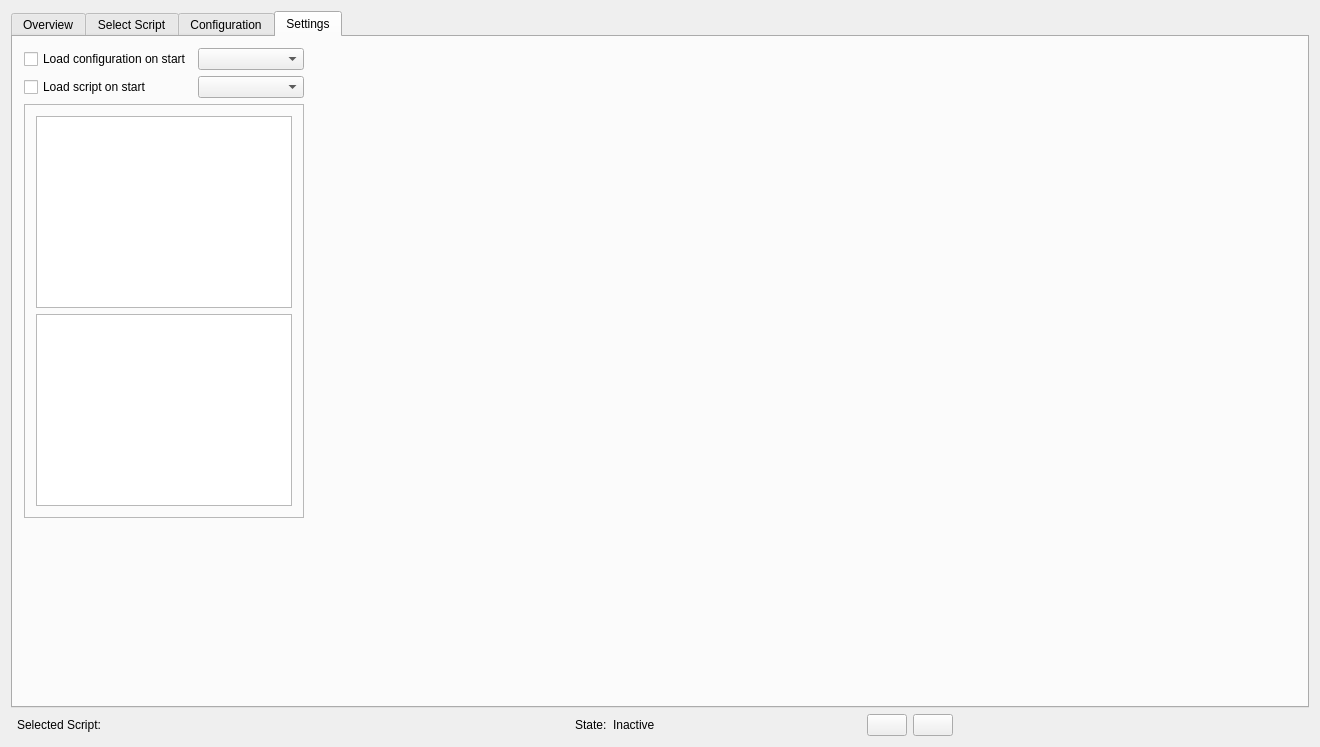
<?xml version="1.0" encoding="UTF-8"?>
<ui version="4.0">
 <class>MainWindow</class>
 <widget class="QMainWindow" name="MainWindow">
  <property name="geometry">
   <rect>
    <x>0</x>
    <y>0</y>
    <width>1320</width>
    <height>747</height>
   </rect>
  </property>
  <property name="sizePolicy">
   <sizepolicy hsizetype="Expanding" vsizetype="Expanding">
    <horstretch>0</horstretch>
    <verstretch>0</verstretch>
   </sizepolicy>
  </property>
  <property name="windowTitle">
   <string>RASP - Raspberry Actuar &amp; Sensor Platform</string>
  </property>
  <widget class="QWidget" name="centralWidget">
   <property name="sizePolicy">
    <sizepolicy hsizetype="Expanding" vsizetype="Expanding">
     <horstretch>0</horstretch>
     <verstretch>0</verstretch>
    </sizepolicy>
   </property>
   <layout class="QGridLayout">
    <item row="0" column="0" colspan="2">
     <layout class="QGridLayout" name="centralGridLayout">
      <item row="1" column="7">
       <spacer name="horizontalSpacer_3">
        <property name="orientation">
         <enum>Qt::Horizontal</enum>
        </property>
        <property name="sizeType">
         <enum>QSizePolicy::Fixed</enum>
        </property>
        <property name="sizeHint" stdset="0">
         <size>
          <width>200</width>
          <height>20</height>
         </size>
        </property>
       </spacer>
      </item>
      <item row="1" column="3">
       <widget class="QLabel" name="labelScript">
        <property name="text">
         <string/>
        </property>
       </widget>
      </item>
      <item row="1" column="2">
       <widget class="QLabel" name="label_2">
        <property name="text">
         <string>Selected Script:</string>
        </property>
       </widget>
      </item>
      <item row="1" column="8">
       <widget class="QPushButton" name="buttonPlayPause">
        <property name="sizePolicy">
         <sizepolicy hsizetype="Fixed" vsizetype="Fixed">
          <horstretch>0</horstretch>
          <verstretch>0</verstretch>
         </sizepolicy>
        </property>
        <property name="text">
         <string/>
        </property>
        <property name="icon">
         <iconset>
          <normaloff>resources/playpause.gif</normaloff>resources/playpause.gif</iconset>
        </property>
        <property name="iconSize">
         <size>
          <width>19</width>
          <height>19</height>
         </size>
        </property>
       </widget>
      </item>
      <item row="1" column="10">
       <spacer name="horizontalSpacer_4">
        <property name="orientation">
         <enum>Qt::Horizontal</enum>
        </property>
        <property name="sizeType">
         <enum>QSizePolicy::Fixed</enum>
        </property>
        <property name="sizeHint" stdset="0">
         <size>
          <width>350</width>
          <height>20</height>
         </size>
        </property>
       </spacer>
      </item>
      <item row="1" column="4">
       <spacer name="horizontalSpacer_5">
        <property name="orientation">
         <enum>Qt::Horizontal</enum>
        </property>
        <property name="sizeHint" stdset="0">
         <size>
          <width>40</width>
          <height>20</height>
         </size>
        </property>
       </spacer>
      </item>
      <item row="1" column="9">
       <widget class="QPushButton" name="buttonStop">
        <property name="text">
         <string/>
        </property>
        <property name="icon">
         <iconset>
          <normaloff>resources/stop.gif</normaloff>resources/stop.gif</iconset>
        </property>
        <property name="iconSize">
         <size>
          <width>19</width>
          <height>19</height>
         </size>
        </property>
       </widget>
      </item>
      <item row="1" column="6">
       <widget class="QLabel" name="labelState">
        <property name="text">
         <string>Inactive</string>
        </property>
       </widget>
      </item>
      <item row="1" column="5">
       <widget class="QLabel" name="label_4">
        <property name="text">
         <string>State:</string>
        </property>
       </widget>
      </item>
      <item row="0" column="1" colspan="10">
       <widget class="QTabWidget" name="tabWidget">
        <property name="currentIndex">
         <number>3</number>
        </property>
        <widget class="QWidget" name="tabOverview">
         <attribute name="title">
          <string>Overview</string>
         </attribute>
         <layout class="QVBoxLayout" name="verticalLayout_2">
          <item>
           <layout class="QGridLayout" name="overviewGridLayout">
            <item row="0" column="0">
             <widget class="QScrollArea" name="scrollArea">
              <property name="sizePolicy">
               <sizepolicy hsizetype="Expanding" vsizetype="Expanding">
                <horstretch>0</horstretch>
                <verstretch>0</verstretch>
               </sizepolicy>
              </property>
              <property name="verticalScrollBarPolicy">
               <enum>Qt::ScrollBarAsNeeded</enum>
              </property>
              <property name="horizontalScrollBarPolicy">
               <enum>Qt::ScrollBarAsNeeded</enum>
              </property>
              <property name="widgetResizable">
               <bool>true</bool>
              </property>
              <widget class="QWidget" name="scrollAreaWidgetContents">
               <property name="geometry">
                <rect>
                 <x>0</x>
                 <y>0</y>
                 <width>98</width>
                 <height>28</height>
                </rect>
               </property>
               <property name="sizePolicy">
                <sizepolicy hsizetype="Minimum" vsizetype="Minimum">
                 <horstretch>0</horstretch>
                 <verstretch>0</verstretch>
                </sizepolicy>
               </property>
               <layout class="QVBoxLayout" name="verticalLayout_6">
                <item>
                 <layout class="QVBoxLayout" name="layoutInput"/>
                </item>
               </layout>
              </widget>
             </widget>
            </item>
            <item row="0" column="1">
             <widget class="QScrollArea" name="scrollArea_2">
              <property name="sizePolicy">
               <sizepolicy hsizetype="Expanding" vsizetype="Preferred">
                <horstretch>0</horstretch>
                <verstretch>0</verstretch>
               </sizepolicy>
              </property>
              <property name="widgetResizable">
               <bool>true</bool>
              </property>
              <widget class="QWidget" name="scrollAreaWidgetContents_2">
               <property name="geometry">
                <rect>
                 <x>0</x>
                 <y>0</y>
                 <width>98</width>
                 <height>28</height>
                </rect>
               </property>
               <property name="sizePolicy">
                <sizepolicy hsizetype="Expanding" vsizetype="Preferred">
                 <horstretch>0</horstretch>
                 <verstretch>0</verstretch>
                </sizepolicy>
               </property>
               <layout class="QVBoxLayout" name="verticalLayout">
                <property name="sizeConstraint">
                 <enum>QLayout::SetNoConstraint</enum>
                </property>
                <item>
                 <layout class="QVBoxLayout" name="layoutOutput">
                  <property name="sizeConstraint">
                   <enum>QLayout::SetMaximumSize</enum>
                  </property>
                 </layout>
                </item>
               </layout>
              </widget>
             </widget>
            </item>
            <item row="0" column="2">
             <widget class="QScrollArea" name="scrollArea_3">
              <property name="widgetResizable">
               <bool>true</bool>
              </property>
              <widget class="QWidget" name="scrollAreaWidgetContents_4">
               <property name="geometry">
                <rect>
                 <x>0</x>
                 <y>0</y>
                 <width>98</width>
                 <height>28</height>
                </rect>
               </property>
               <layout class="QVBoxLayout" name="verticalLayout_5">
                <item>
                 <layout class="QVBoxLayout" name="layoutVariable"/>
                </item>
               </layout>
              </widget>
             </widget>
            </item>
           </layout>
          </item>
         </layout>
        </widget>
        <widget class="QWidget" name="tabScripts">
         <attribute name="title">
          <string>Select Script</string>
         </attribute>
         <layout class="QVBoxLayout" name="verticalLayout_3">
          <item>
           <layout class="QGridLayout" name="scriptsGridLayout">
            <property name="sizeConstraint">
             <enum>QLayout::SetDefaultConstraint</enum>
            </property>
            <item row="1" column="0" colspan="6">
             <widget class="QTableView" name="tableScripts">
              <property name="selectionMode">
               <enum>QAbstractItemView::SingleSelection</enum>
              </property>
              <property name="selectionBehavior">
               <enum>QAbstractItemView::SelectRows</enum>
              </property>
             </widget>
            </item>
            <item row="5" column="2">
             <widget class="QPushButton" name="buttonSelectScript">
              <property name="sizePolicy">
               <sizepolicy hsizetype="Fixed" vsizetype="Fixed">
                <horstretch>0</horstretch>
                <verstretch>0</verstretch>
               </sizepolicy>
              </property>
              <property name="text">
               <string>Select</string>
              </property>
             </widget>
            </item>
            <item row="3" column="0" colspan="6">
             <widget class="QFrame" name="frame">
              <property name="sizePolicy">
               <sizepolicy hsizetype="Preferred" vsizetype="Preferred">
                <horstretch>0</horstretch>
                <verstretch>0</verstretch>
               </sizepolicy>
              </property>
              <property name="frameShape">
               <enum>QFrame::StyledPanel</enum>
              </property>
              <property name="frameShadow">
               <enum>QFrame::Raised</enum>
              </property>
              <layout class="QVBoxLayout" name="verticalLayout_7">
               <item>
                <layout class="QGridLayout" name="gridLayout_2">
                 <item row="1" column="0">
                  <widget class="QTableView" name="tableScriptInput">
                   <property name="selectionMode">
                    <enum>QAbstractItemView::NoSelection</enum>
                   </property>
                  </widget>
                 </item>
                 <item row="1" column="1">
                  <widget class="QTableView" name="tableScriptOutput">
                   <property name="selectionMode">
                    <enum>QAbstractItemView::NoSelection</enum>
                   </property>
                  </widget>
                 </item>
                 <item row="1" column="2">
                  <widget class="QTableView" name="tableScriptVariable">
                   <property name="selectionMode">
                    <enum>QAbstractItemView::NoSelection</enum>
                   </property>
                  </widget>
                 </item>
                 <item row="0" column="0" colspan="3">
                  <widget class="QLabel" name="label_3">
                   <property name="text">
                    <string>Inputs, Outputs and Variables used by selected script</string>
                   </property>
                  </widget>
                 </item>
                </layout>
               </item>
              </layout>
             </widget>
            </item>
            <item row="5" column="4">
             <widget class="QPushButton" name="buttonDeleteScript">
              <property name="text">
               <string>Delete</string>
              </property>
             </widget>
            </item>
            <item row="5" column="1">
             <widget class="QPushButton" name="buttonCreateScript">
              <property name="text">
               <string>Create</string>
              </property>
             </widget>
            </item>
            <item row="5" column="0">
             <spacer name="horizontalSpacer">
              <property name="orientation">
               <enum>Qt::Horizontal</enum>
              </property>
              <property name="sizeType">
               <enum>QSizePolicy::Fixed</enum>
              </property>
              <property name="sizeHint" stdset="0">
               <size>
                <width>300</width>
                <height>20</height>
               </size>
              </property>
             </spacer>
            </item>
            <item row="5" column="5">
             <spacer name="horizontalSpacer_2">
              <property name="orientation">
               <enum>Qt::Horizontal</enum>
              </property>
              <property name="sizeHint" stdset="0">
               <size>
                <width>40</width>
                <height>20</height>
               </size>
              </property>
             </spacer>
            </item>
            <item row="5" column="3">
             <widget class="QPushButton" name="buttonEditScript">
              <property name="sizePolicy">
               <sizepolicy hsizetype="Fixed" vsizetype="Fixed">
                <horstretch>0</horstretch>
                <verstretch>0</verstretch>
               </sizepolicy>
              </property>
              <property name="text">
               <string>Edit</string>
              </property>
             </widget>
            </item>
            <item row="0" column="0" colspan="6">
             <widget class="QLabel" name="label">
              <property name="text">
               <string>Scripts</string>
              </property>
             </widget>
            </item>
           </layout>
          </item>
         </layout>
        </widget>
        <widget class="QWidget" name="tab">
         <attribute name="title">
          <string>Configuration</string>
         </attribute>
         <layout class="QVBoxLayout" name="verticalLayout_4">
          <item>
           <layout class="QGridLayout" name="gridLayout">
            <item row="1" column="0">
             <widget class="QLabel" name="label_6">
              <property name="sizePolicy">
               <sizepolicy hsizetype="Fixed" vsizetype="Preferred">
                <horstretch>0</horstretch>
                <verstretch>0</verstretch>
               </sizepolicy>
              </property>
              <property name="text">
               <string>Selected config:</string>
              </property>
             </widget>
            </item>
            <item row="1" column="1">
             <widget class="QLabel" name="labelConfig">
              <property name="text">
               <string>N/A</string>
              </property>
             </widget>
            </item>
            <item row="0" column="0" colspan="2">
             <widget class="QFrame" name="frame_2">
              <property name="frameShape">
               <enum>QFrame::StyledPanel</enum>
              </property>
              <property name="frameShadow">
               <enum>QFrame::Raised</enum>
              </property>
              <layout class="QVBoxLayout" name="verticalLayout_8">
               <item>
                <layout class="QGridLayout" name="gridLayout_3">
                 <item row="0" column="0" colspan="6">
                  <widget class="QLabel" name="label_5">
                   <property name="text">
                    <string>Configurations</string>
                   </property>
                  </widget>
                 </item>
                 <item row="2" column="5">
                  <spacer name="horizontalSpacer_7">
                   <property name="orientation">
                    <enum>Qt::Horizontal</enum>
                   </property>
                   <property name="sizeHint" stdset="0">
                    <size>
                     <width>40</width>
                     <height>20</height>
                    </size>
                   </property>
                  </spacer>
                 </item>
                 <item row="2" column="0">
                  <spacer name="horizontalSpacer_6">
                   <property name="orientation">
                    <enum>Qt::Horizontal</enum>
                   </property>
                   <property name="sizeHint" stdset="0">
                    <size>
                     <width>400</width>
                     <height>20</height>
                    </size>
                   </property>
                  </spacer>
                 </item>
                 <item row="2" column="2">
                  <widget class="QPushButton" name="buttonSelectConfig">
                   <property name="text">
                    <string>Select</string>
                   </property>
                  </widget>
                 </item>
                 <item row="2" column="3">
                  <widget class="QPushButton" name="buttonEditConfig">
                   <property name="text">
                    <string>Edit</string>
                   </property>
                  </widget>
                 </item>
                 <item row="1" column="0" colspan="6">
                  <widget class="QTableView" name="tableConfig">
                   <property name="selectionMode">
                    <enum>QAbstractItemView::SingleSelection</enum>
                   </property>
                  </widget>
                 </item>
                 <item row="2" column="1">
                  <widget class="QPushButton" name="buttonCreateConfig">
                   <property name="text">
                    <string>Create</string>
                   </property>
                  </widget>
                 </item>
                 <item row="2" column="4">
                  <widget class="QPushButton" name="buttonDeleteConfig">
                   <property name="text">
                    <string>Delete</string>
                   </property>
                  </widget>
                 </item>
                </layout>
               </item>
              </layout>
             </widget>
            </item>
           </layout>
          </item>
         </layout>
        </widget>
        <widget class="QWidget" name="tabSettings">
         <attribute name="title">
          <string>Settings</string>
         </attribute>
         <layout class="QHBoxLayout" name="horizontalLayout">
          <item>
           <layout class="QGridLayout" name="gridLayout_4">
            <item row="0" column="2" rowspan="4">
             <spacer name="horizontalSpacer_8">
              <property name="orientation">
               <enum>Qt::Horizontal</enum>
              </property>
              <property name="sizeHint" stdset="0">
               <size>
                <width>40</width>
                <height>20</height>
               </size>
              </property>
             </spacer>
            </item>
            <item row="1" column="1">
             <widget class="QComboBox" name="comboStartupScript"/>
            </item>
            <item row="0" column="1">
             <widget class="QComboBox" name="comboStartupConfig"/>
            </item>
            <item row="0" column="0">
             <widget class="QCheckBox" name="checkStartupConfig">
              <property name="text">
               <string>Load configuration on start</string>
              </property>
             </widget>
            </item>
            <item row="3" column="0" colspan="2">
             <spacer name="verticalSpacer">
              <property name="orientation">
               <enum>Qt::Vertical</enum>
              </property>
              <property name="sizeHint" stdset="0">
               <size>
                <width>20</width>
                <height>40</height>
               </size>
              </property>
             </spacer>
            </item>
            <item row="1" column="0">
             <widget class="QCheckBox" name="checkStartupScript">
              <property name="text">
               <string>Load script on start</string>
              </property>
             </widget>
            </item>
            <item row="2" column="0" colspan="2">
             <widget class="QFrame" name="frame_3">
              <property name="minimumSize">
               <size>
                <width>20</width>
                <height>50</height>
               </size>
              </property>
              <property name="frameShape">
               <enum>QFrame::StyledPanel</enum>
              </property>
              <property name="frameShadow">
               <enum>QFrame::Raised</enum>
              </property>
              <layout class="QHBoxLayout" name="horizontalLayout_2">
               <item>
                <layout class="QGridLayout" name="gridLayout_6">
                 <item row="0" column="0">
                  <widget class="QListView" name="listFacilities">
                   <property name="selectionMode">
                    <enum>QAbstractItemView::MultiSelection</enum>
                   </property>
                   <property name="selectionBehavior">
                    <enum>QAbstractItemView::SelectRows</enum>
                   </property>
                  </widget>
                 </item>
                 <item row="1" column="0">
                  <widget class="QListView" name="listLevels">
                   <property name="selectionMode">
                    <enum>QAbstractItemView::MultiSelection</enum>
                   </property>
                   <property name="selectionBehavior">
                    <enum>QAbstractItemView::SelectRows</enum>
                   </property>
                  </widget>
                 </item>
                </layout>
               </item>
              </layout>
             </widget>
            </item>
           </layout>
          </item>
         </layout>
        </widget>
       </widget>
      </item>
     </layout>
    </item>
   </layout>
  </widget>
 </widget>
 <layoutdefault spacing="6" margin="11"/>
 <resources/>
 <connections/>
</ui>
